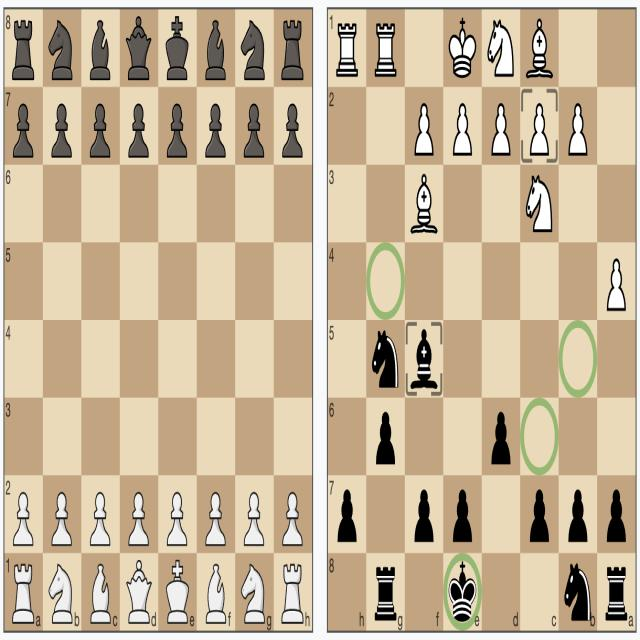
#> input picture yolo26n/yolo26-segmentation_data/seg_yolo26/train/images/100_jpg.rf.6JbNHzPSAk3LbQvmGVy7.jpg, 640 x 640 px
$ python -i image_processing.py   (imports and definitions only)   (older library calls are emulated)
#> lines starting #> are read from the running program, lines starting #| are printed output that depends on the picture
#> further down, picture is the input picture: shape (640, 640, 3); mean B, G, R 154.5, 182.5, 201.3
"""
detect_move_optimised.py
------------------------
Simplified move detector for constant-lighting setups.

Changes vs the original StableMoveDetector:
  - EMA removed (only 2 images compared, no multi-frame smoothing needed)
  - _normalize_frame_to_ref removed (constant lighting assumed)
  - CLAHE created once at module level instead of per call
  - Sobel runs on blur-only gray, NOT on CLAHE-enhanced gray
  - Scoring math (separate zI/zE then combine) kept IDENTICAL to original
  - Confidence ratio logic kept IDENTICAL to original
"""

import cv2
import numpy as np

# ---------------------------------------------------------------------------
# Board orientation – must match your camera setup
# ---------------------------------------------------------------------------
FLIP_H = True
FLIP_V = True

# ---------------------------------------------------------------------------
# Tuning – same defaults as the original
# ---------------------------------------------------------------------------
INNER_RATIO    = 0.4
Z_MIN          = 2.0
TOP_K          = 6
CONF_RATIO_MIN = 1.12

# Single CLAHE instance reused across all calls
_CLAHE = cv2.createCLAHE(clipLimit=2.0, tileGridSize=(8, 8))


# ---------------------------------------------------------------------------
# Helpers
# ---------------------------------------------------------------------------

def _cell_roi(img: np.ndarray, r: int, c: int) -> np.ndarray:
    h, w = img.shape[:2]
    ch, cw = h // 8, w // 8
    y0, y1 = r * ch, (r + 1) * ch
    x0, x1 = c * cw, (c + 1) * cw
    py = int((1 - INNER_RATIO) * ch / 2)
    px = int((1 - INNER_RATIO) * cw / 2)
    return img[y0 + py: y1 - py, x0 + px: x1 - px]


# [10 lines left out: functions _sq_name, _robust_z, not called in this run]


def _grid_median(img: np.ndarray) -> np.ndarray:
    M = np.zeros((8, 8), dtype=np.float32)
    for r in range(8):
        for c in range(8):
            M[r, c] = float(np.median(_cell_roi(img, r, c)))
    return M


# ---------------------------------------------------------------------------
# Feature extraction
# ---------------------------------------------------------------------------

def _extract_features(img_bgr: np.ndarray):
    """
    Returns (intensity_8x8, edge_8x8).

    Intensity uses blur + CLAHE (same as original).
    Edges use blur-only so CLAHE doesn't artificially inflate Sobel values.
    """
    gray     = cv2.cvtColor(img_bgr, cv2.COLOR_BGR2GRAY)
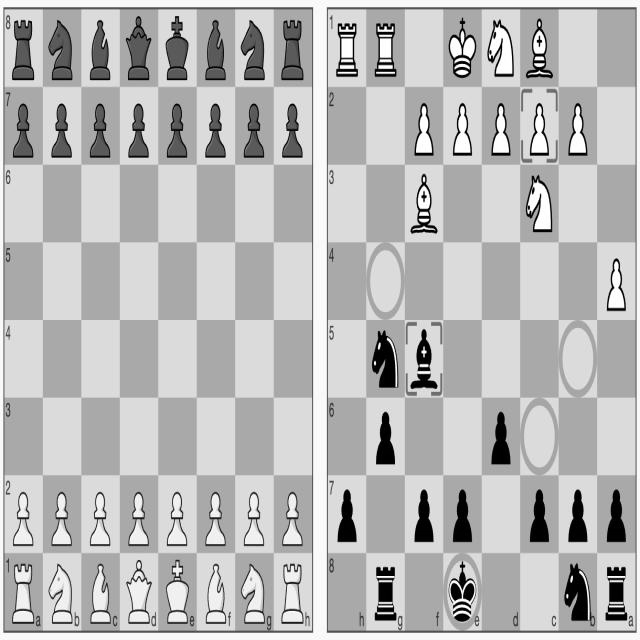
#> gray: shape (640, 640); min 0, max 255, mean 184.9
    blurred  = cv2.GaussianBlur(gray, (5, 5), 0)
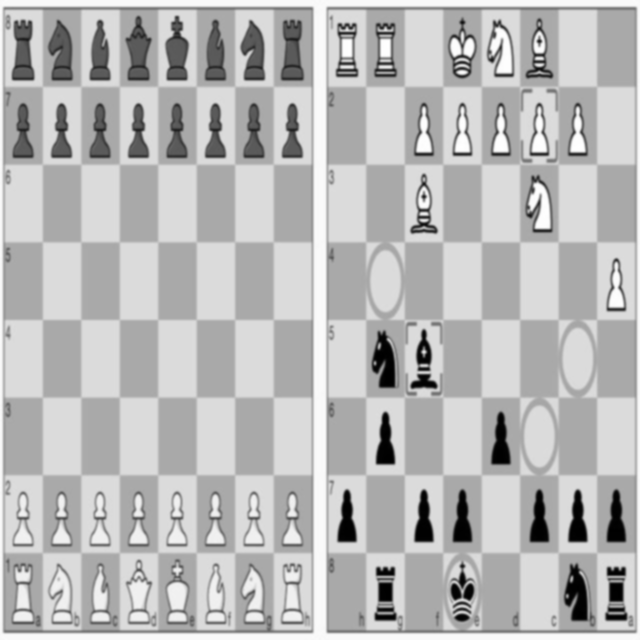
#> blurred: shape (640, 640); min 0, max 255, mean 185
    enhanced = _CLAHE.apply(blurred)   # for intensity only
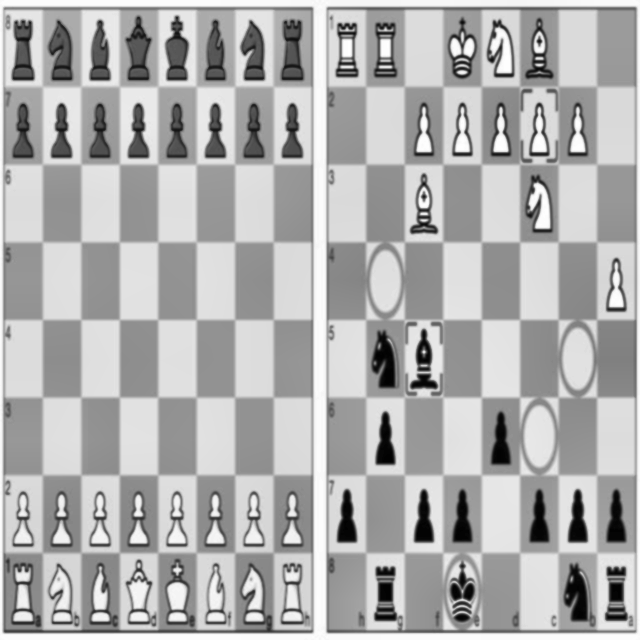
#> enhanced: shape (640, 640); min 1, max 255, mean 174.8

    I = _grid_median(enhanced)
#> the loop in _grid_median, `for r in range(8):` made 8 passes

    # Sobel on blurred (not CLAHE-enhanced) — avoids inflated edge scores
    gx  = cv2.Sobel(blurred, cv2.CV_32F, 1, 0, ksize=3)
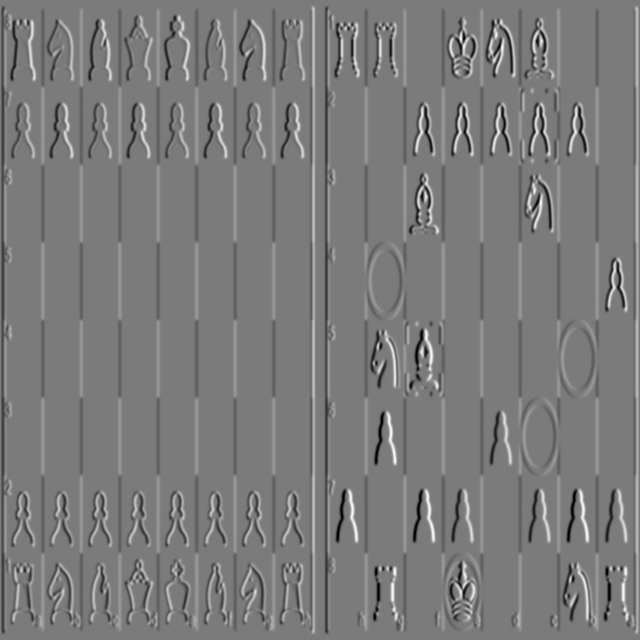
#> gx: shape (640, 640) float32; min -544, max 581, mean 0; drawn with min black and max white
    gy  = cv2.Sobel(blurred, cv2.CV_32F, 0, 1, ksize=3)
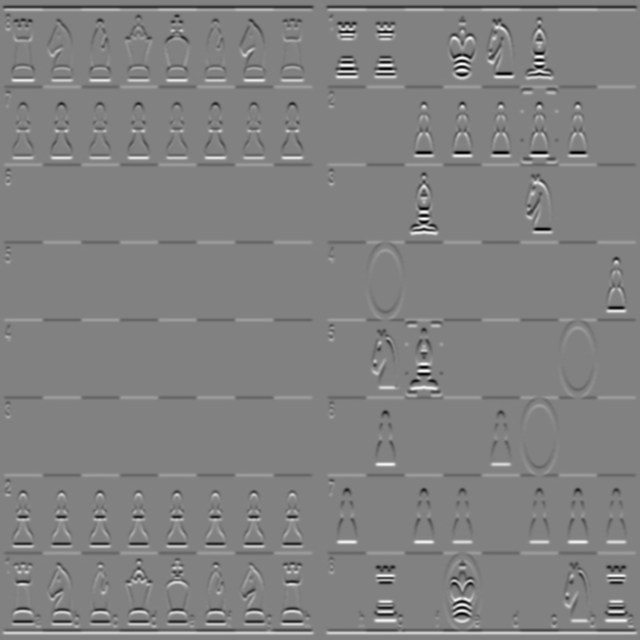
#> gy: shape (640, 640) float32; min -616, max 595, mean 0; drawn with min black and max white
    E   = _grid_median(cv2.magnitude(gx, gy))
#> the loop in _grid_median (call 2), `for r in range(8):` made 8 passes
#> after the loop in _grid_median (call 2), `for r in range(8):`:
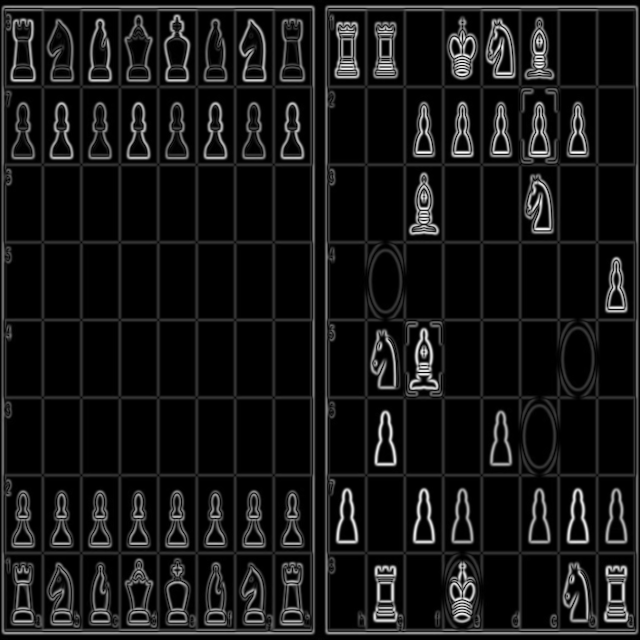
#> img: shape (640, 640) float32; min 0, max 616, mean 53.6; drawn with min black and max white

    return I, E


# ---------------------------------------------------------------------------
# Public API
# ---------------------------------------------------------------------------

class MoveDetector:
    """
    Compare exactly two board images and return the two squares that changed.

    Usage:
        detector = MoveDetector()
        detector.set_reference(before_bgr)
        pair, info = detector.detect(after_bgr)
    """

    def __init__(self):
        self._ref_I = None
        self._ref_E = None

    def set_reference(self, img_bgr: np.ndarray) -> None:
        self._ref_I, self._ref_E = _extract_features(img_bgr)

    # [41 lines left out: function detect, not called in this run]

>>> import cv2
>>> picture = cv2.imread('../../yolo26n/yolo26-segmentation_data/seg_yolo26/train/images/100_jpg.rf.6JbNHzPSAk3LbQvmGVy7.jpg')
>>> result = _extract_features(picture)
